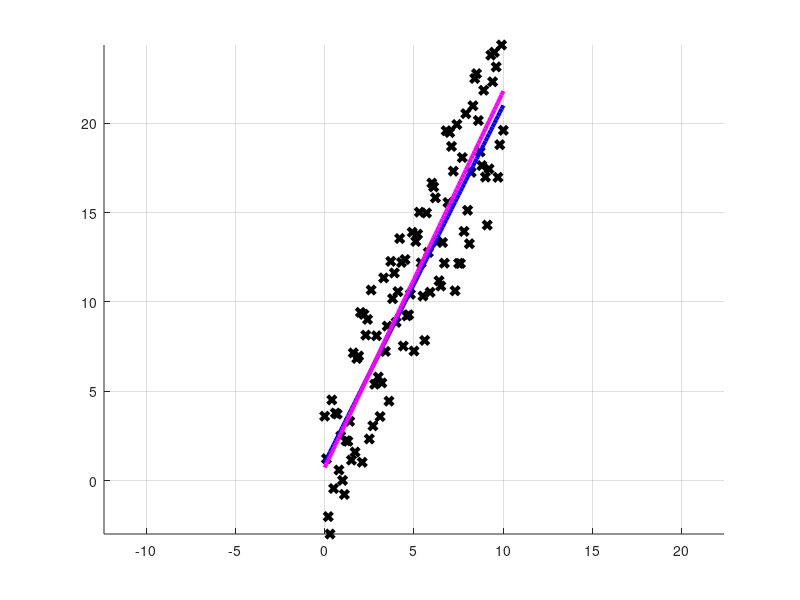

This figure's MATLAB source:
%%
clear all;
close all;
clc;
%%
x=0:0.1:10;x=x(:);
a=2;
q=1;
yn=a*x+q;
y=yn+10*(rand(size(yn))-0.5);
%%

Phi=[x ones(size(x))];
% theta_star=(inv(Phi'*Phi)*(Phi'))*y;
theta_star=pinv(Phi)*y;
%%
figure();
hold on;grid on;
% plot(x,yn,'or','LineWidth',2);
plot(x,y,'xk','LineWidth',3);
plot(x,a*x+q,'b','LineWidth',3);
plot(x,theta_star(1)*x+theta_star(2),'m','LineWidth',3);
axis('equal');